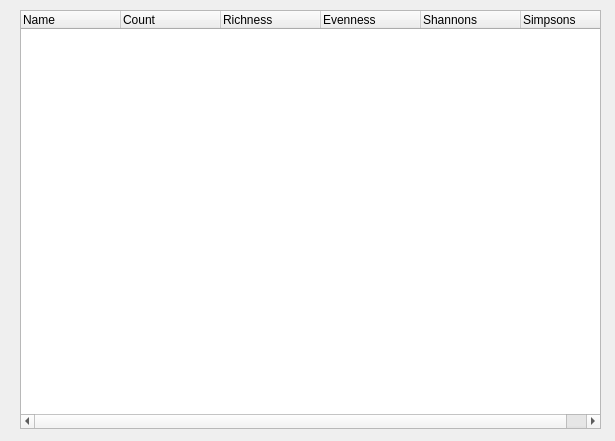
<?xml version="1.0" encoding="UTF-8"?>
<ui version="4.0">
 <class>dlgResults</class>
 <widget class="QDialog" name="dlgResults">
  <property name="geometry">
   <rect>
    <x>0</x>
    <y>0</y>
    <width>615</width>
    <height>441</height>
   </rect>
  </property>
  <property name="windowTitle">
   <string>Diversity Results</string>
  </property>
  <widget class="QWidget" name="verticalLayoutWidget">
   <property name="geometry">
    <rect>
     <x>20</x>
     <y>10</y>
     <width>571</width>
     <height>421</height>
    </rect>
   </property>
   <layout class="QVBoxLayout" name="lytMain"/>
  </widget>
  <widget class="QTreeWidget" name="trwResults">
   <property name="geometry">
    <rect>
     <x>20</x>
     <y>10</y>
     <width>581</width>
     <height>419</height>
    </rect>
   </property>
   <property name="alternatingRowColors">
    <bool>true</bool>
   </property>
   <column>
    <property name="text">
     <string>Name</string>
    </property>
   </column>
   <column>
    <property name="text">
     <string>Count</string>
    </property>
   </column>
   <column>
    <property name="text">
     <string>Richness</string>
    </property>
   </column>
   <column>
    <property name="text">
     <string>Evenness</string>
    </property>
   </column>
   <column>
    <property name="text">
     <string>Shannons</string>
    </property>
   </column>
   <column>
    <property name="text">
     <string>Simpsons</string>
    </property>
   </column>
  </widget>
 </widget>
 <resources/>
 <connections/>
</ui>
